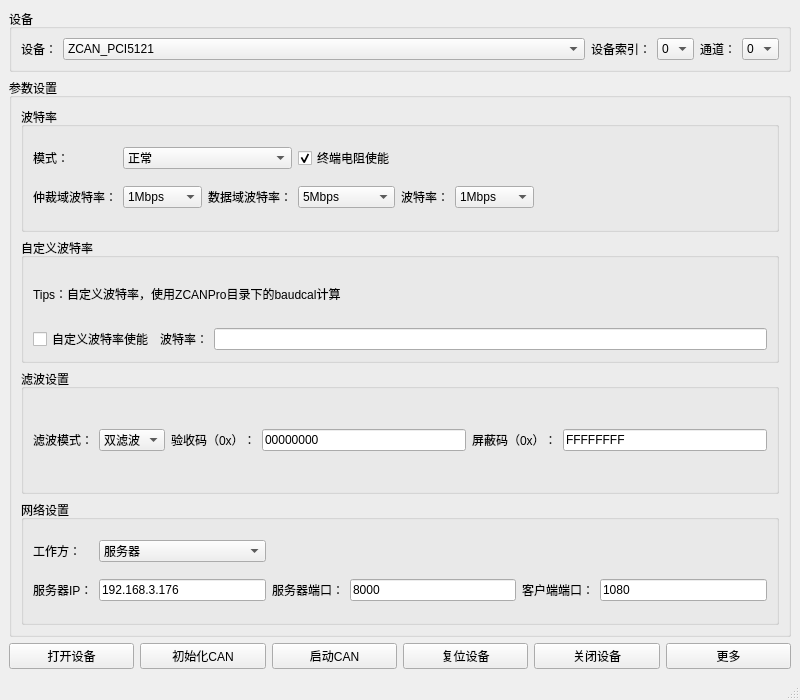
<?xml version="1.0" encoding="UTF-8"?>
<ui version="4.0">
 <class>MainWindow</class>
 <widget class="QMainWindow" name="MainWindow">
  <property name="geometry">
   <rect>
    <x>0</x>
    <y>0</y>
    <width>800</width>
    <height>700</height>
   </rect>
  </property>
  <property name="windowTitle">
   <string>MainWindow</string>
  </property>
  <widget class="QWidget" name="centralwidget">
   <layout class="QGridLayout" name="gridLayout_3">
    <item row="0" column="0" colspan="6">
     <layout class="QHBoxLayout" name="horizontalLayout">
      <item>
       <widget class="QGroupBox" name="device_groupBox">
        <property name="sizePolicy">
         <sizepolicy hsizetype="Expanding" vsizetype="Preferred">
          <horstretch>0</horstretch>
          <verstretch>0</verstretch>
         </sizepolicy>
        </property>
        <property name="cursor">
         <cursorShape>PointingHandCursor</cursorShape>
        </property>
        <property name="title">
         <string>设备</string>
        </property>
        <layout class="QGridLayout" name="gridLayout">
         <item row="0" column="3">
          <widget class="QLabel" name="device_index_label">
           <property name="text">
            <string>设备索引：</string>
           </property>
          </widget>
         </item>
         <item row="0" column="5">
          <widget class="QLabel" name="channel_num_label">
           <property name="text">
            <string>通道：</string>
           </property>
          </widget>
         </item>
         <item row="0" column="0">
          <widget class="QLabel" name="device_name_label">
           <property name="text">
            <string>设备：</string>
           </property>
          </widget>
         </item>
         <item row="0" column="4">
          <widget class="QComboBox" name="device_index_comboBox">
           <property name="sizePolicy">
            <sizepolicy hsizetype="Preferred" vsizetype="Fixed">
             <horstretch>0</horstretch>
             <verstretch>0</verstretch>
            </sizepolicy>
           </property>
           <item>
            <property name="text">
             <string>0</string>
            </property>
           </item>
           <item>
            <property name="text">
             <string>1</string>
            </property>
           </item>
           <item>
            <property name="text">
             <string>2</string>
            </property>
           </item>
           <item>
            <property name="text">
             <string>3</string>
            </property>
           </item>
           <item>
            <property name="text">
             <string>4</string>
            </property>
           </item>
           <item>
            <property name="text">
             <string>5</string>
            </property>
           </item>
           <item>
            <property name="text">
             <string>6</string>
            </property>
           </item>
           <item>
            <property name="text">
             <string>7</string>
            </property>
           </item>
           <item>
            <property name="text">
             <string>8</string>
            </property>
           </item>
           <item>
            <property name="text">
             <string>9</string>
            </property>
           </item>
          </widget>
         </item>
         <item row="0" column="6">
          <widget class="QComboBox" name="channel_num_comboBox">
           <item>
            <property name="text">
             <string>0</string>
            </property>
           </item>
          </widget>
         </item>
         <item row="0" column="1">
          <widget class="QComboBox" name="device_list_comboBox">
           <property name="sizePolicy">
            <sizepolicy hsizetype="Expanding" vsizetype="Fixed">
             <horstretch>0</horstretch>
             <verstretch>0</verstretch>
            </sizepolicy>
           </property>
           <item>
            <property name="text">
             <string>ZCAN_PCI5121</string>
            </property>
           </item>
           <item>
            <property name="text">
             <string>ZCAN_PCI9810</string>
            </property>
           </item>
           <item>
            <property name="text">
             <string>ZCAN_USBCAN1</string>
            </property>
           </item>
           <item>
            <property name="text">
             <string>ZCAN_USBCAN2</string>
            </property>
           </item>
           <item>
            <property name="text">
             <string>ZCAN_PCI9820</string>
            </property>
           </item>
           <item>
            <property name="text">
             <string>ZCAN_CAN232</string>
            </property>
           </item>
           <item>
            <property name="text">
             <string>ZCAN_PCI5110</string>
            </property>
           </item>
           <item>
            <property name="text">
             <string>ZCAN_CANLITE</string>
            </property>
           </item>
           <item>
            <property name="text">
             <string>ZCAN_ISA9620</string>
            </property>
           </item>
           <item>
            <property name="text">
             <string>ZCAN_ISA5420</string>
            </property>
           </item>
           <item>
            <property name="text">
             <string>ZCAN_PC104CAN</string>
            </property>
           </item>
           <item>
            <property name="text">
             <string>ZCAN_CANETUDP</string>
            </property>
           </item>
           <item>
            <property name="text">
             <string>ZCAN_CANETE</string>
            </property>
           </item>
           <item>
            <property name="text">
             <string>ZCAN_DNP9810</string>
            </property>
           </item>
           <item>
            <property name="text">
             <string>ZCAN_PCI9840</string>
            </property>
           </item>
           <item>
            <property name="text">
             <string>ZCAN_PC104CAN2</string>
            </property>
           </item>
           <item>
            <property name="text">
             <string>ZCAN_PCI9820I</string>
            </property>
           </item>
           <item>
            <property name="text">
             <string>ZCAN_CANETTCP</string>
            </property>
           </item>
           <item>
            <property name="text">
             <string>ZCAN_PCIE_9220</string>
            </property>
           </item>
           <item>
            <property name="text">
             <string>ZCAN_PCI5010U</string>
            </property>
           </item>
           <item>
            <property name="text">
             <string>ZCAN_USBCAN_E_U</string>
            </property>
           </item>
           <item>
            <property name="text">
             <string>ZCAN_USBCAN_2E_U</string>
            </property>
           </item>
           <item>
            <property name="text">
             <string>ZCAN_PCI5020U</string>
            </property>
           </item>
           <item>
            <property name="text">
             <string>ZCAN_EG20T_CAN</string>
            </property>
           </item>
           <item>
            <property name="text">
             <string>ZCAN_PCIE9221</string>
            </property>
           </item>
           <item>
            <property name="text">
             <string>ZCAN_WIFICAN_TCP</string>
            </property>
           </item>
           <item>
            <property name="text">
             <string>ZCAN_WIFICAN_UDP</string>
            </property>
           </item>
           <item>
            <property name="text">
             <string>ZCAN_PCIe9120</string>
            </property>
           </item>
           <item>
            <property name="text">
             <string>ZCAN_PCIe9110</string>
            </property>
           </item>
           <item>
            <property name="text">
             <string>ZCAN_PCIe9140</string>
            </property>
           </item>
           <item>
            <property name="text">
             <string>ZCAN_USBCAN_4E_U</string>
            </property>
           </item>
           <item>
            <property name="text">
             <string>ZCAN_CANDTU_200UR</string>
            </property>
           </item>
           <item>
            <property name="text">
             <string>ZCAN_CANDTU_MINI</string>
            </property>
           </item>
           <item>
            <property name="text">
             <string>ZCAN_USBCAN_8E_U</string>
            </property>
           </item>
           <item>
            <property name="text">
             <string>ZCAN_CANREPLAY</string>
            </property>
           </item>
           <item>
            <property name="text">
             <string>ZCAN_CANDTU_NET</string>
            </property>
           </item>
           <item>
            <property name="text">
             <string>ZCAN_CANDTU_100UR</string>
            </property>
           </item>
           <item>
            <property name="text">
             <string>ZCAN_PCIE_CANFD_100U</string>
            </property>
           </item>
           <item>
            <property name="text">
             <string>ZCAN_PCIE_CANFD_200U</string>
            </property>
           </item>
           <item>
            <property name="text">
             <string>ZCAN_PCIE_CANFD_400U</string>
            </property>
           </item>
           <item>
            <property name="text">
             <string>ZCAN_USBCANFD_200U</string>
            </property>
           </item>
           <item>
            <property name="text">
             <string>ZCAN_USBCANFD_100U</string>
            </property>
           </item>
           <item>
            <property name="text">
             <string>ZCAN_USBCANFD_MINI</string>
            </property>
           </item>
           <item>
            <property name="text">
             <string>ZCAN_CANFDCOM_100IE</string>
            </property>
           </item>
           <item>
            <property name="text">
             <string>ZCAN_CANSCOPE</string>
            </property>
           </item>
           <item>
            <property name="text">
             <string>ZCAN_CLOUD</string>
            </property>
           </item>
           <item>
            <property name="text">
             <string>ZCAN_CANDTU_NET_400</string>
            </property>
           </item>
           <item>
            <property name="text">
             <string>ZCAN_CANFDNET_TCP</string>
            </property>
           </item>
           <item>
            <property name="text">
             <string>ZCAN_CANFDNET_200U_TCP</string>
            </property>
           </item>
           <item>
            <property name="text">
             <string>ZCAN_CANFDNET_UDP</string>
            </property>
           </item>
           <item>
            <property name="text">
             <string>ZCAN_CANFDNET_200U_UDP</string>
            </property>
           </item>
           <item>
            <property name="text">
             <string>ZCAN_CANFDWIFI_TCP</string>
            </property>
           </item>
           <item>
            <property name="text">
             <string>ZCAN_CANFDWIFI_100U_TCP</string>
            </property>
           </item>
           <item>
            <property name="text">
             <string>ZCAN_CANFDWIFI_UDP</string>
            </property>
           </item>
           <item>
            <property name="text">
             <string>ZCAN_CANFDWIFI_100U_UDP</string>
            </property>
           </item>
           <item>
            <property name="text">
             <string>ZCAN_CANFDNET_400U_TCP</string>
            </property>
           </item>
           <item>
            <property name="text">
             <string>ZCAN_CANFDNET_400U_UDP</string>
            </property>
           </item>
           <item>
            <property name="text">
             <string>ZCAN_CANFDBLUE_200U</string>
            </property>
           </item>
           <item>
            <property name="text">
             <string>ZCAN_CANFDNET_100U_TCP</string>
            </property>
           </item>
           <item>
            <property name="text">
             <string>ZCAN_CANFDNET_100U_UDP</string>
            </property>
           </item>
           <item>
            <property name="text">
             <string>ZCAN_CANFDNET_800U_TCP</string>
            </property>
           </item>
           <item>
            <property name="text">
             <string>ZCAN_CANFDNET_800U_UDP</string>
            </property>
           </item>
           <item>
            <property name="text">
             <string>ZCAN_USBCANFD_800U</string>
            </property>
           </item>
           <item>
            <property name="text">
             <string>ZCAN_PCIE_CANFD_100U_EX</string>
            </property>
           </item>
           <item>
            <property name="text">
             <string>ZCAN_PCIE_CANFD_400U_EX</string>
            </property>
           </item>
           <item>
            <property name="text">
             <string>ZCAN_PCIE_CANFD_200U_MINI</string>
            </property>
           </item>
           <item>
            <property name="text">
             <string>ZCAN_PCIE_CANFD_200U_M2</string>
            </property>
           </item>
           <item>
            <property name="text">
             <string>ZCAN_CANFDDTU_400_TCP</string>
            </property>
           </item>
           <item>
            <property name="text">
             <string>ZCAN_CANFDDTU_400_UDP</string>
            </property>
           </item>
           <item>
            <property name="text">
             <string>ZCAN_CANFDWIFI_200U_TCP</string>
            </property>
           </item>
           <item>
            <property name="text">
             <string>ZCAN_CANFDWIFI_200U_UDP</string>
            </property>
           </item>
           <item>
            <property name="text">
             <string>ZCAN_CANFDDTU_800ER_TCP</string>
            </property>
           </item>
           <item>
            <property name="text">
             <string>ZCAN_CANFDDTU_800ER_UDP</string>
            </property>
           </item>
           <item>
            <property name="text">
             <string>ZCAN_CANFDDTU_800EWGR_TCP</string>
            </property>
           </item>
           <item>
            <property name="text">
             <string>ZCAN_CANFDDTU_800EWGR_UDP</string>
            </property>
           </item>
           <item>
            <property name="text">
             <string>ZCAN_CANFDDTU_600EWGR_TCP</string>
            </property>
           </item>
           <item>
            <property name="text">
             <string>ZCAN_CANFDDTU_600EWGR_UDP</string>
            </property>
           </item>
          </widget>
         </item>
        </layout>
       </widget>
      </item>
     </layout>
    </item>
    <item row="1" column="0" colspan="6">
     <widget class="QGroupBox" name="par_groupBox">
      <property name="sizePolicy">
       <sizepolicy hsizetype="Preferred" vsizetype="Expanding">
        <horstretch>0</horstretch>
        <verstretch>0</verstretch>
       </sizepolicy>
      </property>
      <property name="title">
       <string>参数设置</string>
      </property>
      <layout class="QGridLayout" name="gridLayout_4">
       <item row="0" column="0">
        <widget class="QGroupBox" name="bps_groupBox">
         <property name="title">
          <string>波特率</string>
         </property>
         <layout class="QGridLayout" name="gridLayout_2">
          <item row="1" column="5">
           <widget class="QLabel" name="bps_label">
            <property name="text">
             <string>波特率：</string>
            </property>
           </widget>
          </item>
          <item row="1" column="6">
           <widget class="QComboBox" name="bps_comboBox">
            <item>
             <property name="text">
              <string>1Mbps</string>
             </property>
            </item>
            <item>
             <property name="text">
              <string>800Kbps</string>
             </property>
            </item>
            <item>
             <property name="text">
              <string>500Kbps</string>
             </property>
            </item>
            <item>
             <property name="text">
              <string>250Kbps</string>
             </property>
            </item>
            <item>
             <property name="text">
              <string>125Kbps</string>
             </property>
            </item>
            <item>
             <property name="text">
              <string>100Kbps</string>
             </property>
            </item>
            <item>
             <property name="text">
              <string>50Kbps</string>
             </property>
            </item>
            <item>
             <property name="text">
              <string>20Kbps</string>
             </property>
            </item>
            <item>
             <property name="text">
              <string>10Kbps</string>
             </property>
            </item>
            <item>
             <property name="text">
              <string>5Kbps</string>
             </property>
            </item>
           </widget>
          </item>
          <item row="0" column="3">
           <widget class="QCheckBox" name="end_resistance_checkBox">
            <property name="text">
             <string>终端电阻使能</string>
            </property>
            <property name="checked">
             <bool>true</bool>
            </property>
           </widget>
          </item>
          <item row="1" column="3">
           <widget class="QComboBox" name="data_bps_comboBox">
            <item>
             <property name="text">
              <string>5Mbps</string>
             </property>
            </item>
            <item>
             <property name="text">
              <string>4Mbps</string>
             </property>
            </item>
            <item>
             <property name="text">
              <string>2Mbps</string>
             </property>
            </item>
            <item>
             <property name="text">
              <string>1Mbps</string>
             </property>
            </item>
           </widget>
          </item>
          <item row="1" column="1">
           <widget class="QComboBox" name="arbitration_bps_comboBox">
            <item>
             <property name="text">
              <string>1Mbps</string>
             </property>
            </item>
            <item>
             <property name="text">
              <string>800Kbps</string>
             </property>
            </item>
            <item>
             <property name="text">
              <string>500Kbps</string>
             </property>
            </item>
            <item>
             <property name="text">
              <string>250Kbps</string>
             </property>
            </item>
            <item>
             <property name="text">
              <string>125Kbps</string>
             </property>
            </item>
            <item>
             <property name="text">
              <string>100Kbps</string>
             </property>
            </item>
            <item>
             <property name="text">
              <string>50Kbps</string>
             </property>
            </item>
           </widget>
          </item>
          <item row="1" column="0">
           <widget class="QLabel" name="arbitration_bps_label">
            <property name="text">
             <string>仲裁域波特率：</string>
            </property>
           </widget>
          </item>
          <item row="1" column="2">
           <widget class="QLabel" name="data_bps_label">
            <property name="text">
             <string>数据域波特率：</string>
            </property>
           </widget>
          </item>
          <item row="0" column="5" colspan="2">
           <spacer name="horizontalSpacer">
            <property name="orientation">
             <enum>Qt::Horizontal</enum>
            </property>
            <property name="sizeHint" stdset="0">
             <size>
              <width>40</width>
              <height>20</height>
             </size>
            </property>
           </spacer>
          </item>
          <item row="0" column="0">
           <widget class="QLabel" name="mode_label">
            <property name="text">
             <string>模式：</string>
            </property>
           </widget>
          </item>
          <item row="0" column="1" colspan="2">
           <widget class="QComboBox" name="mode_comboBox">
            <item>
             <property name="text">
              <string>正常</string>
             </property>
            </item>
            <item>
             <property name="text">
              <string>只听</string>
             </property>
            </item>
           </widget>
          </item>
          <item row="1" column="7">
           <spacer name="horizontalSpacer_2">
            <property name="orientation">
             <enum>Qt::Horizontal</enum>
            </property>
            <property name="sizeHint" stdset="0">
             <size>
              <width>40</width>
              <height>20</height>
             </size>
            </property>
           </spacer>
          </item>
         </layout>
        </widget>
       </item>
       <item row="1" column="0">
        <widget class="QGroupBox" name="diy_bps_groupBox">
         <property name="title">
          <string>自定义波特率</string>
         </property>
         <layout class="QGridLayout" name="gridLayout_5">
          <item row="0" column="0" colspan="3">
           <widget class="QLabel" name="diy_bps_label">
            <property name="text">
             <string>Tips：自定义波特率，使用ZCANPro目录下的baudcal计算</string>
            </property>
           </widget>
          </item>
          <item row="1" column="0">
           <widget class="QCheckBox" name="diy_bps_checkBox">
            <property name="text">
             <string>自定义波特率使能</string>
            </property>
           </widget>
          </item>
          <item row="1" column="1">
           <widget class="QLabel" name="diy_bps_set_label">
            <property name="text">
             <string>波特率：</string>
            </property>
           </widget>
          </item>
          <item row="1" column="2">
           <widget class="QLineEdit" name="diy_bps_lineEdit"/>
          </item>
         </layout>
        </widget>
       </item>
       <item row="2" column="0">
        <widget class="QGroupBox" name="filter_par_groupBox">
         <property name="title">
          <string>滤波设置</string>
         </property>
         <layout class="QGridLayout" name="gridLayout_7">
          <item row="0" column="0">
           <widget class="QLabel" name="filter_mode_label">
            <property name="text">
             <string>滤波模式：</string>
            </property>
           </widget>
          </item>
          <item row="0" column="1">
           <widget class="QComboBox" name="filter_mode_comboBox">
            <item>
             <property name="text">
              <string>双滤波</string>
             </property>
            </item>
            <item>
             <property name="text">
              <string>单滤波</string>
             </property>
            </item>
           </widget>
          </item>
          <item row="0" column="2">
           <widget class="QLabel" name="verification_code_label">
            <property name="text">
             <string>验收码（0x）：</string>
            </property>
           </widget>
          </item>
          <item row="0" column="3">
           <widget class="QLineEdit" name="verification_code_lineEdit">
            <property name="text">
             <string>00000000</string>
            </property>
           </widget>
          </item>
          <item row="0" column="4">
           <widget class="QLabel" name="mask_code_label">
            <property name="text">
             <string>屏蔽码（0x）：</string>
            </property>
           </widget>
          </item>
          <item row="0" column="5">
           <widget class="QLineEdit" name="mask_code_lineEdit">
            <property name="text">
             <string>FFFFFFFF</string>
            </property>
           </widget>
          </item>
         </layout>
        </widget>
       </item>
       <item row="3" column="0">
        <widget class="QGroupBox" name="net_groupBox">
         <property name="title">
          <string>网络设置</string>
         </property>
         <layout class="QGridLayout" name="gridLayout_6">
          <item row="0" column="0">
           <widget class="QLabel" name="role_label">
            <property name="text">
             <string>工作方：</string>
            </property>
           </widget>
          </item>
          <item row="0" column="1">
           <widget class="QComboBox" name="role_comboBox">
            <item>
             <property name="text">
              <string>服务器</string>
             </property>
            </item>
            <item>
             <property name="text">
              <string>客户端</string>
             </property>
            </item>
           </widget>
          </item>
          <item row="1" column="0">
           <widget class="QLabel" name="remote_ip_label">
            <property name="text">
             <string>服务器IP：</string>
            </property>
           </widget>
          </item>
          <item row="1" column="1">
           <widget class="QLineEdit" name="remote_ip_lineEdit">
            <property name="text">
             <string>192.168.3.176</string>
            </property>
           </widget>
          </item>
          <item row="1" column="2">
           <widget class="QLabel" name="remote_port_label">
            <property name="text">
             <string>服务器端口：</string>
            </property>
           </widget>
          </item>
          <item row="1" column="3">
           <widget class="QLineEdit" name="remote_port_lineEdit">
            <property name="text">
             <string>8000</string>
            </property>
           </widget>
          </item>
          <item row="1" column="4">
           <widget class="QLabel" name="local_port_label">
            <property name="text">
             <string>客户端端口：</string>
            </property>
           </widget>
          </item>
          <item row="1" column="5">
           <widget class="QLineEdit" name="local_port_lineEdit">
            <property name="text">
             <string>1080</string>
            </property>
           </widget>
          </item>
         </layout>
        </widget>
       </item>
      </layout>
     </widget>
    </item>
    <item row="2" column="0">
     <widget class="QPushButton" name="open_device_pushButton">
      <property name="text">
       <string>打开设备</string>
      </property>
     </widget>
    </item>
    <item row="2" column="1">
     <widget class="QPushButton" name="init_can_pushButton">
      <property name="text">
       <string>初始化CAN</string>
      </property>
     </widget>
    </item>
    <item row="2" column="2">
     <widget class="QPushButton" name="start_can_pushButton">
      <property name="text">
       <string>启动CAN</string>
      </property>
     </widget>
    </item>
    <item row="2" column="3">
     <widget class="QPushButton" name="reset_device_pushButton">
      <property name="text">
       <string>复位设备</string>
      </property>
     </widget>
    </item>
    <item row="2" column="4">
     <widget class="QPushButton" name="close_device_pushButton">
      <property name="text">
       <string>关闭设备</string>
      </property>
     </widget>
    </item>
    <item row="2" column="5">
     <widget class="QPushButton" name="more_pushButton">
      <property name="text">
       <string>更多</string>
      </property>
     </widget>
    </item>
   </layout>
  </widget>
  <widget class="QMenuBar" name="menubar">
   <property name="geometry">
    <rect>
     <x>0</x>
     <y>0</y>
     <width>800</width>
     <height>25</height>
    </rect>
   </property>
  </widget>
  <widget class="QStatusBar" name="statusbar"/>
 </widget>
 <resources/>
 <connections/>
</ui>
